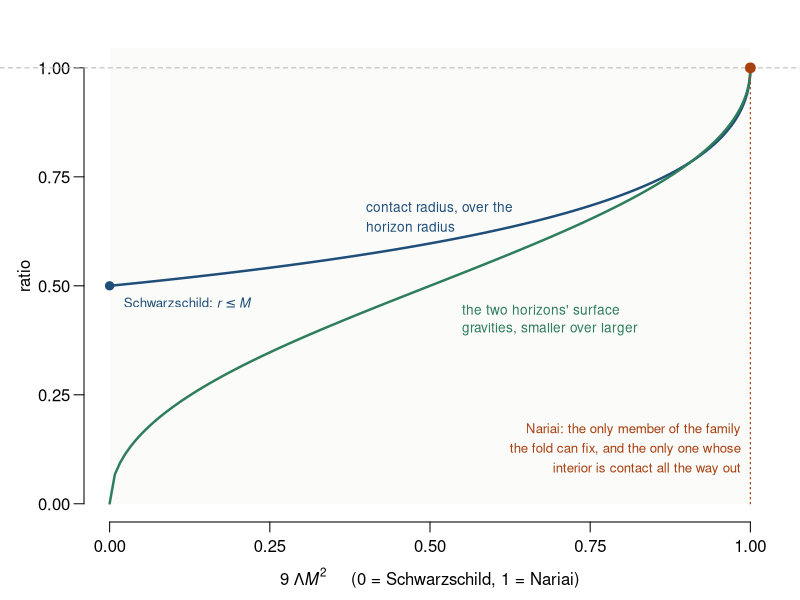
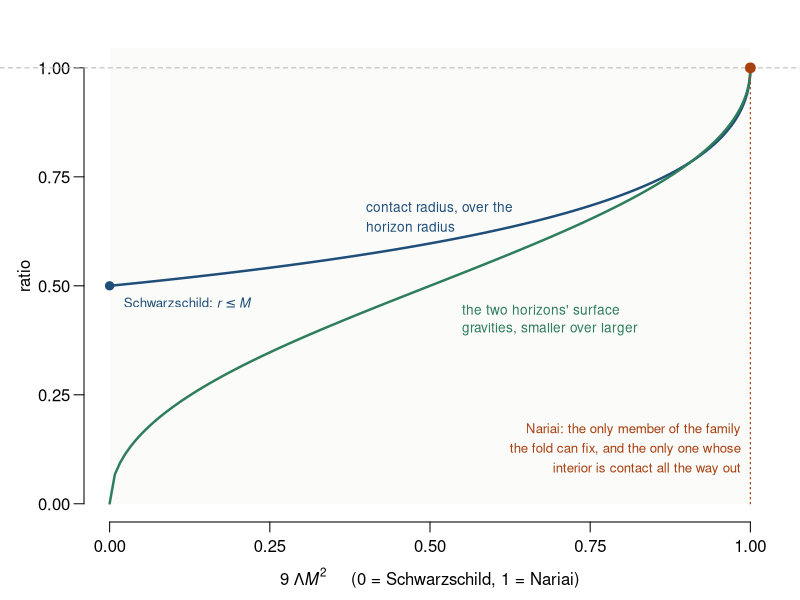

These figures' R source, in order:
#!/usr/bin/env Rscript
# fig_nariai_convergence.R -- two unrelated quantities reaching one at the same point.
#
# Across the Schwarzschild-de Sitter family, parametrised by 9 Lambda M^2 from 0 to 1:
#   (a) the contact radius of Section 5, as a fraction of the black-hole horizon radius,
#       computed from the angular budget (contact_charged.R section 7);
#   (b) the ratio of the two horizons' surface gravities, kappa_c / kappa_b.
# The first is a causality calculation about where a point can reach its own fold image.
# The second is a statement about whether the two horizons are interchangeable, which is
# what decides whether one involution can serve both (fold_map_classification.R section 5).
# They were computed for different reasons and both reach one only at Nariai.

M <- 1
sds_roots <- function(lam) { z <- polyroot(c(2*M, -1, 0, lam/3))
                             sort(Re(z[abs(Im(z)) < 1e-8])) }        # r_n < 0 < r_b < r_c
Wfac <- function(r, lam, q) (lam/3)*r*(q[2]-r)*(q[3]-r)*(r-q[1])
leg <- function(r, lam) {
  q <- sds_roots(lam); rb <- q[2]; m <- rb/2
  lo <- if (r < m) integrate(function(x) 1/sqrt(Wfac(x,lam,q)), r, m,
                             rel.tol=1e-10, subdivisions=3000L)$value else 0
  hi <- integrate(function(u) { x <- rb - u*u
        2/sqrt((lam/3)*x*(q[3]-x)*(x-q[1])) }, 0, sqrt(rb - max(r,m)),
        rel.tol=1e-10, subdivisions=3000L)$value
  lo + hi }
contact_frac <- function(y) {                                        # y = 9 Lambda M^2
  if (y < 1e-9) return(0.5)
  lam <- y/9; rb <- sds_roots(lam)[2]
  uniroot(function(r) 2*leg(r,lam) - pi, c(1e-9, rb*(1-1e-10)), tol=1e-12)$root / rb }
kappa_ratio <- function(y) {
  if (y < 1e-12) return(0)
  lam <- y/9; q <- sds_roots(lam); rb <- q[2]; rc <- q[3]
  kb <- abs(2*M/rb^2 - 2*lam*rb/3)/2; kc <- abs(2*M/rc^2 - 2*lam*rc/3)/2
  kc/kb }

ys <- c(seq(1e-6, 0.97, length.out = 120), seq(0.972, 0.99995, length.out = 60))
cf <- sapply(ys, contact_frac); kr <- sapply(ys, kappa_ratio)
stopifnot(abs(cf[1] - 0.5) < 1e-6, cf[length(cf)] > 0.98, kr[length(kr)] > 0.98,
          all(diff(cf) > -1e-9), all(diff(kr) > -1e-9))
cat(sprintf("  contact fraction runs %.4f -> %.4f; kappa_c/kappa_b runs %.4f -> %.4f\n",
            cf[1], cf[length(cf)], kr[1], kr[length(kr)]))

ink <- "grey15"; c1 <- "#1f4e79"; c2 <- "#2e7d5b"; mark <- "#a8400f"
draw <- function() {
  par(mar=c(3.9,4.2,1.5,1.2), mgp=c(2.5,0.7,0), xpd=NA)
  plot(NA, xlim=c(0,1), ylim=c(0,1.045), axes=FALSE,
       xlab=expression(paste("9 ", Lambda, italic(M)^2, "     (0 = Schwarzschild, 1 = Nariai)")),
       ylab="ratio")
  axis(1, at=seq(0,1,0.25)); axis(2, at=seq(0,1,0.25), las=1)
  rect(0, 0, 1, 1.045, col="#fbfbfa", border=NA)
  abline(h=1, col="grey70", lwd=1, lty=2)
  lines(ys, cf, col=c1, lwd=2.4)
  lines(ys, kr, col=c2, lwd=2.4)
  text(0.40, contact_frac(0.40)+0.105, "contact radius, over the", col=c1, cex=0.82, adj=0)
  text(0.40, contact_frac(0.40)+0.062, "horizon radius", col=c1, cex=0.82, adj=0)
  text(0.55, kappa_ratio(0.55)-0.085, "the two horizons' surface", col=c2, cex=0.82, adj=0)
  text(0.55, kappa_ratio(0.55)-0.128, "gravities, smaller over larger", col=c2, cex=0.82, adj=0)
  points(1, 1, pch=19, cex=1.3, col=mark)
  segments(1, 0, 1, 1, col=mark, lty=3, lwd=1.2)
  text(0.985, 0.17, "Nariai: the only member of the family", col=mark, cex=0.80, adj=1)
  text(0.985, 0.125, "the fold can fix, and the only one whose", col=mark, cex=0.80, adj=1)
  text(0.985, 0.08, "interior is contact all the way out", col=mark, cex=0.80, adj=1)
  points(0, 0.5, pch=19, cex=1.1, col=c1)
  text(0.022, 0.462, expression(paste("Schwarzschild: ", italic(r) <= italic(M))), col=c1, cex=0.80, adj=0)
}
for (f in c("papers/2_over_the_horizon/fig_companion_nariai.pdf","papers/2_over_the_horizon/fig_companion_nariai.png")) {
  if (grepl("pdf$", f)) pdf(f, width=6.6, height=4.6) else png(f, width=1000, height=700, res=150)
  draw(); invisible(dev.off()); cat("  wrote", f, "\n") }
